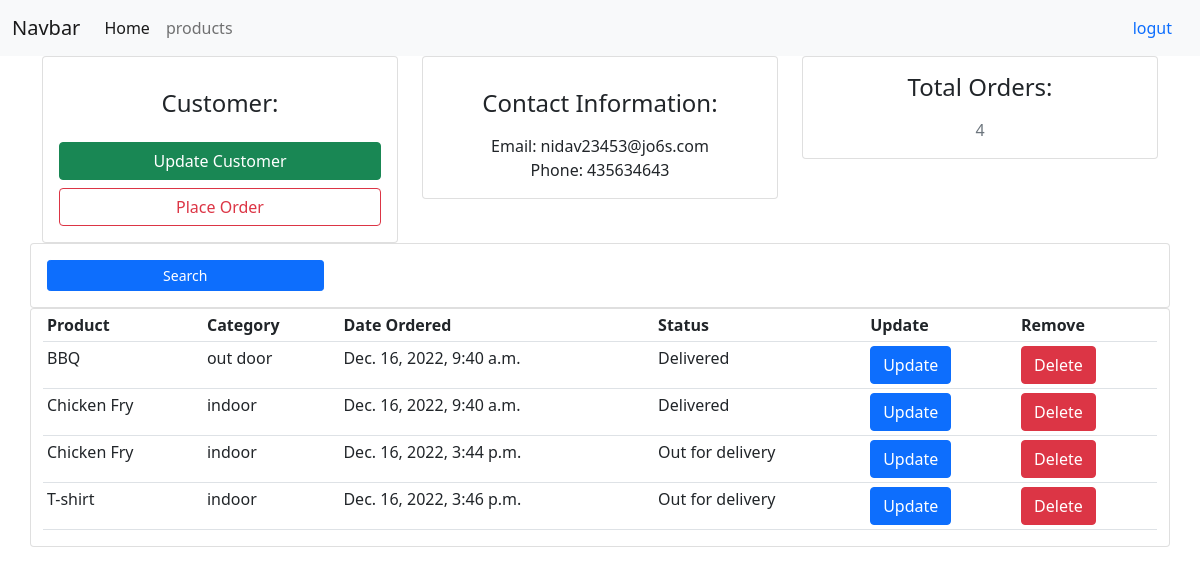
The page /customer/2/ (signed in) on the database its author committed.
### accounts/models.py (models this page shows, shortened)
class Customer(models.Model):
    Name=models.CharField(max_length=200,null=True)
    Phone=models.CharField(max_length=200, null=True)
    Email=models.CharField(max_length=200, null=True)
    Date_Created=models.DateTimeField(auto_now_add=True,null=True)

class Order(models.Model):
    STATUS=(
        ('Pending','Pending'),
        ('Out for delivery','Out for delivery'),
        ('Delivered','Delivered')
    )
    customer=models.ForeignKey(Customer,null=True,on_delete=models.SET_NULL)
    product=models.ForeignKey(Product,null=True,on_delete=models.SET_NULL)
    Date_Created=models.DateTimeField(auto_now_add=True,null=True)
    status=models.CharField(max_length=200,null=True, choices=STATUS)

class Product(models.Model):
    CATEGORY=(
        ('indoor','indoor'),
        ('out door','out door')
    )
    Name=models.CharField(max_length=200,null=True)
    price=models.IntegerField(default=None)
    category=models.CharField(max_length=200,null=True, choices=CATEGORY)
    description=models.CharField(max_length=200,null=True)
    Date_Created=models.DateTimeField(auto_now_add=True,null=True)
    tags=models.ManyToManyField(Tag)

### accounts/decorators.py (the view)
        def wrapper_func(request,*args, **kwargs):
            group=None
            if request.user.groups.exists():
                group=request.user.groups.all()[0].name
            if group in allowed_roles:
                return view_func(request,*args, **kwargs)
            else:
                return HttpResponse('404 page not found')

### accounts/views.py (called while the page is built)
@login_required(login_url='login')
@allowed_users(allowed_roles=['admin'])
def customers(request,pk_id):
    customer=Customer.objects.get(id=pk_id)
    orders=customer.order_set.all()
    order_count=orders.count()
    data={
        'customer':customer,
        'orders':orders,
        'order_count':order_count
    }
    return render(request,'customer.html',data)

### template/customer.html
{% extends "base.html" %}
{% block body %}
<div class="container">
  <div class="row">
    <div class="col-md-4">
      <div class="card text-center card-sm py-3 px-3">
        <h4 class="my-3">Customer:</h4>
        <a class="btn btn-success my-2 w-100" href="#">Update Customer</a>
        <a class="btn btn-outline-danger w-100" href="{% url 'create_order' customer.id %}">Place Order</a>
      </div>
    </div>
    <div class="col-md-4">
      <div class="card text-center py-3 card-sm">
        <h4 class="my-3">Contact Information:</h4>
        Email: {{customer.Email}} <br>
        Phone: {{customer.Phone}}
      </div>
    </div>
    <div class="col-md-4">
      <div class="card text-center card-sm">
        <h4 class="my-3">Total Orders:</h4>
        <p class="text-muted">{{order_count}}</p>
      </div>
    </div>
  </div>
  <div class="row">
    <div class="card card-sm px-3 py-3">
      <button class="btn btn-primary btn-sm w-25">Search</button>
    </div>
  </div>
  <div class="row">
    <div class="card card-sm">
      <table class="table table-sm py-3 px-3">
        <tr>
          <th>Product</th>
          <th>Category</th>
          <th>Date Ordered</th>
          <th>Status</th>
          <th>Update</th>
          <th>Remove</th>
        </tr>
        {% for items in orders %}
        <tr>
          <td>{{items.product.Name}}</td>
          <td>{{items.product.category}}</td>
          <td>{{items.Date_Created}}</td>
          <td>{{items.status}}</td>
          <th><a class="btn btn-primary" href="{% url 'update_order' items.id %}">Update</a></th>
          <th><a class="btn btn-danger" href="{% url 'delete_order' items.id %} ">Delete</a></th>
        </tr>
        {% endfor %}
      </table>
    </div>
  </div>
</div>
{% endblock body %}

### rows shown on the page
Customer: Email "nidav23453@jo6s.com", Phone "435634643"
Order: product.Name "BBQ", product.category "out door", Date_Created "Dec. 16, 2022, 9:40 a.m.", status "Delivered"
Order: product.Name "Chicken Fry", product.category "indoor", Date_Created "Dec. 16, 2022, 9:40 a.m.", status "Delivered"
Order: product.Name "Chicken Fry", product.category "indoor", Date_Created "Dec. 16, 2022, 3:44 p.m.", status "Out for delivery"
Order: product.Name "T-shirt", product.category "indoor", Date_Created "Dec. 16, 2022, 3:46 p.m.", status "Out for delivery"

### other values the page prints
{{ order_count }} "4"
